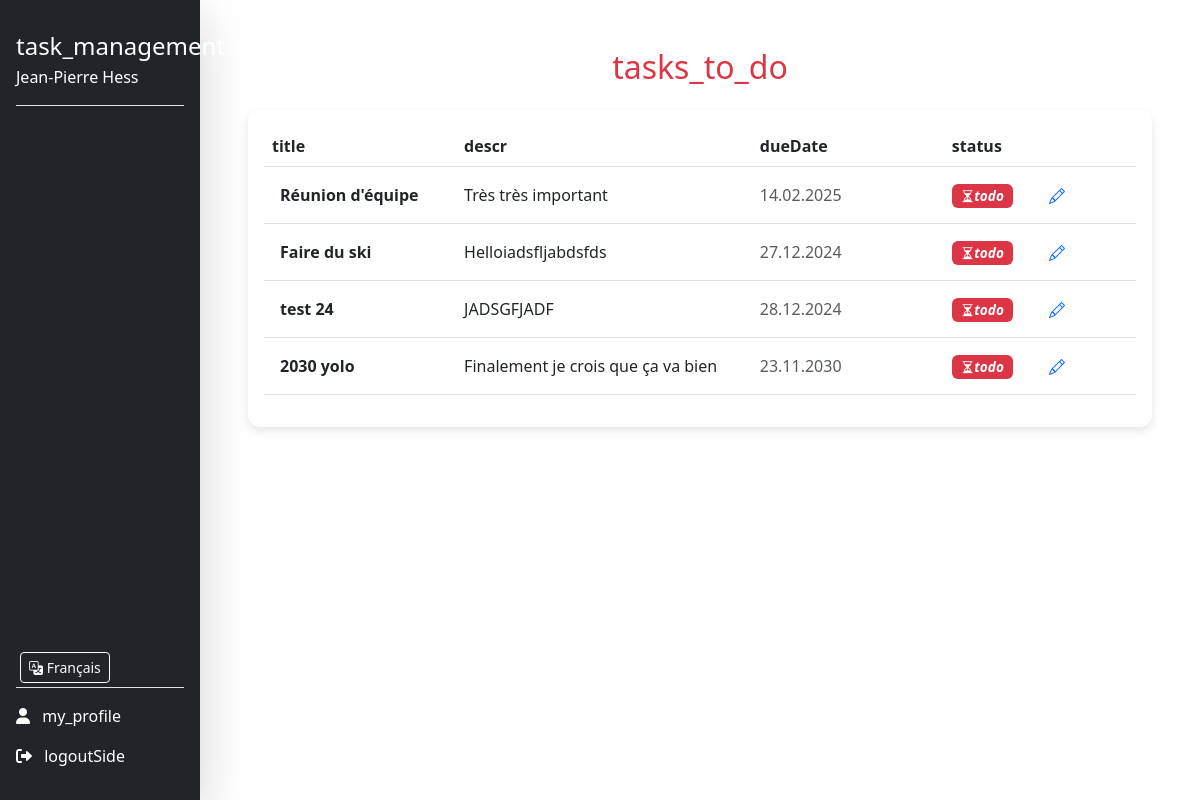
The page /taches_a_faire.php (signed in) on the database as committed earlier.
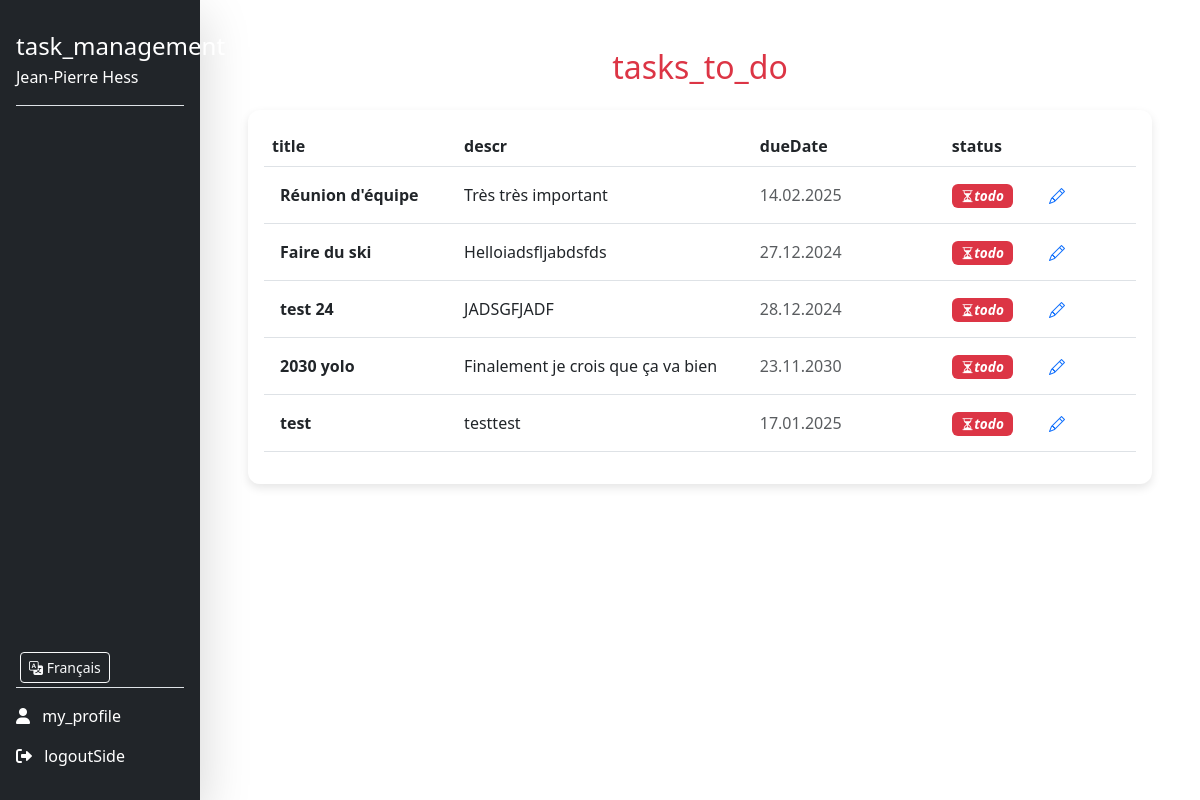
The same page on the database as committed later.
### tables this page shows
CREATE TABLE tasks (
        id INTEGER PRIMARY KEY AUTOINCREMENT,
        userId INTEGER NOT NULL,
        titre TEXT NOT NULL,
        description TEXT DEFAULT NULL,
        dateEcheance DATE DEFAULT NULL,
        statut TEXT CHECK(statut IN ('a_faire', 'en_cours', 'termine')) DEFAULT 'a_faire',
        createdAt TIMESTAMP DEFAULT CURRENT_TIMESTAMP, 
        FOREIGN KEY (userId) REFERENCES users(id) ON DELETE CASCADE
    );

### lang/lang_func.php (called while the page is built, shortened)
<?php
function t($key)
{
    $language = getLanguage();
	$path = realpath(__DIR__);
    $messages = require $path . "/{$language}/messages.php";
    return (array_key_exists($key, $messages))
        ? $messages[$key]
        : $key;
}
function getLanguage($defaultLanguage = 'en')
{
    $language = null;
    if (isset($_GET['lang'])) {
        $language = $_GET['lang'];
    } elseif (isset($_SESSION['LANG'])) {
        $language = $_SESSION['LANG'];
    } else {
        $language = getLanguageFromBrowser($defaultLanguage);
    }
    return $language;
}
function getSupportedLanguages()
{
	$path = getcwd() . DIRECTORY_SEPARATOR . "lang" . DIRECTORY_SEPARATOR;
	$tab = glob($path . "*",GLOB_ONLYDIR);
	for ($i=0; $i<count($tab); $i++){
		$tab[$i] = basename($tab[$i]);
	}
	return $tab;
}

### src/dbManager/DbManagerCRUD.php (called while the page is built, shortened)
<?php
class DbManagerCRUD implements I_ApiCRUD
{
    private $db;
    public function __construct()
    {
        $config = parse_ini_file(__DIR__ . '/../config/db.ini');
        $dsn = $config['dsn'];
        $username = $config['username'];
        $password = $config['password'];
        $this->db = new \PDO($dsn, $username, $password);
    }
    public function getUser(string $email): array
    {
        $sql = "SELECT * FROM users WHERE email = :email;";
        $stmt = $this->db->prepare($sql);
        $stmt->bindParam(':email', $email, \PDO::PARAM_STR);
        try {
            $stmt->execute();
            $donnees = $stmt->fetchAll(\PDO::FETCH_ASSOC);
            $tabUsers = [];
            foreach ($donnees as $donneesUser) {
                $user = new Users(
                    $donneesUser["prenom"],
                    $donneesUser["nom"],
                    $donneesUser["email"],
                    $donneesUser["noTel"],
                    $donneesUser["motDePasse"],
                    $donneesUser["id"]
                );
                $tabUsers[] = $user;
            }
            return $tabUsers;
        } catch (\PDOException $e) {
            error_log("Erreur lors de la récupération des utilisateurs : " . $e->getMessage());
            return [];
        }
    }
    public function getTasksByUserIdAndStatus($userId, $status)
    {
        try {
            $stmt = $this->db->prepare('
            SELECT t.id, t.titre, t.description, t.dateEcheance, t.statut
            FROM tasks t
            JOIN task_users tu ON t.id = tu.taskId
            WHERE tu.userId = :userId AND t.statut = :status
        ');
            $stmt->execute(['userId' => $userId, 'status' => $status]);
            $tasks = [];
            while ($taskData = $stmt->fetch(\PDO::FETCH_ASSOC)) {
                $task = new Task(
                    $taskData['titre'],
                    $taskData['description'],
                    [],
                    $taskData['dateEcheance'],
                    $taskData['statut'],
                    $taskData['id']
                );
                $tasks[] = $task;
            }
            return $tasks;
        } catch (\PDOException $e) {
            throw new \Exception("Erreur lors de la récupération des tâches : " . $e->getMessage());
        }
    }
}

### Includes/functions.php (called while the page is built, shortened)
<?php
function getUserByEmail($email, $dbManager) {
    $userInfoArray = $dbManager->getUser($email);
    return !empty($userInfoArray) ? $userInfoArray[0] : null;
}
function getStatusBadgeClass(string $statut): string
{
    $badgeClasses = [
        'À faire' => 'bg-danger',
        'En cours' => 'bg-warning',
        'Terminé' => 'bg-success',
    ];
    return $badgeClasses[$statut] ?? 'bg-secondary';
}
?>

### src/dbManager/Users.php (called while the page is built, shortened)
<?php
class Users {
    private $id;
    public function __construct(string $prenom, string $nom, string $email, string $noTel, string $motDePasse ,int $id = 0) {
        $this->id = $id;
    }
    public function rendId(): int {
        return (int)$this->id;
    }
}

### src/dbManager/Task.php (called while the page is built, shortened)
<?php
class Task
{
    private $titre;
    private $description;
    private $dateEcheance;
    private $statut;
    public function __construct(
        string $titre,
        string $description = null,
        array $userIds = null,
        string $dateEcheance = null,
        string $statut = 'a_faire',
        int $id = 0,
    ) {
        $this->titre = $titre;
        $this->description = $description;
        $this->dateEcheance = $dateEcheance;
        $this->statut = $statut;
    }
    private function isValidDate(string $date): bool
    {
        $d = DateTime::createFromFormat('Y-m-d', $date);
        return $d && $d->format('Y-m-d') === $date;
    }
    public function rendTitre(): string
    {
        return $this->titre;
    }
    public function rendDescription(): ?string
    {
        return $this->description;
    }
    public function getFormattedDateEcheance(): ?string
    {
        if ($this->dateEcheance) {
            $d = DateTime::createFromFormat('Y-m-d', $this->dateEcheance);
            return $d ? $d->format('d.m.Y') : null;
        }
        return null;
    }
    public function getFormattedStatut(): string
    {
        $statutTraduction = [
            'a_faire' => 'À faire',
            'en_cours' => 'En cours',
            'termine' => 'Terminé',
        ];
        return $statutTraduction[$this->statut] ?? 'Inconnu';
    }
}

### taches_a_faire.php (the view, shortened to what the changed rows need)
<?php
require_once 'includes/functions.php';
require_once('lang' . DIRECTORY_SEPARATOR . 'lang_func.php');
$dbManager = new DbManagerCRUD();
$email = $_SESSION['email_user'];
$userInfo = getUserByEmail($email, $dbManager);
$userId = $userInfo->rendId();
$tachesAFaire = $dbManager->getTasksByUserIdAndStatus($userId, 'a_faire');
?>
<!DOCTYPE html>
<html lang="fr">
<head>
    <link href="https://cdn.jsdelivr.net/npm/bootstrap@5.3.0-alpha3/dist/css/bootstrap.min.css" rel="stylesheet">
    <link href="https://cdn.jsdelivr.net/npm/bootstrap-icons/font/bootstrap-icons.css" rel="stylesheet">
    <link rel="stylesheet" href="style/tab.css">
</head>
<body>
    <div class="d-flex">
        <?php include 'includes/sidebar.php'; ?>
        <div class="main-content ms-auto col-md-9 col-lg-10 p-5">
            <h2 class="text-center mb-4 text-danger"><? echo t('tasks_to_do')?></h2>
            <?php if (empty($tachesAFaire)): ?>
                <div class="alert alert-info mt-4" role="alert">
                    <p><? echo t('noTasks')?></p>
                </div>
            <?php else: ?>
                <div class="table-container p-3 mt-4">
                    <table class="table table-hover align-middle">
                        <thead>
                            <tr>
                                <th scope="col" style="width: 20%;"><? echo t('title')?></th>
                                <th scope="col" style="width: 30%;"><? echo t('descr')?></th>
                                <th scope="col" style="width: 20%;"><? echo t('dueDate')?></th>
                                <th scope="col" style="width: 10%;"><? echo t('status')?></th>
                                <th scope="col" style="width: 10%;"></th>
                            </tr>
                        </thead>
                        <tbody>
                            <?php foreach ($tachesAFaire as $task): ?>
                                <tr>
                                    <td scope="row" class="fw-bold text-dark p-3"><?php echo htmlspecialchars($task->rendTitre()); ?></td>
                                    <td class="text-truncate" style="max-width: 300px;">
                                        <?php echo htmlspecialchars($task->rendDescription()); ?>
                                    </td>
                                    <td class="text-muted"><?php echo htmlspecialchars($task->getFormattedDateEcheance()); ?></td>
                                    <td>
                                        <span class="badge <?php echo getStatusBadgeClass(statut: $task->getFormattedStatut()); ?> me-1">
                                            <i class="bi bi-hourglass-split"><? echo t('todo') ?></i> <?php htmlspecialchars($task->getFormattedStatut()); ?>
                                        </span>
                                    </td>
                                    <td>
                                        <form method="GET" action="task_details.php">
                                            <button type="submit" class="btn btn-link p-0">
                                                <i class="bi bi-pencil" title="Modifier"></i>
                                            </button>
                                        </form>
                                    </td>
                                </tr>
                            <?php endforeach; ?>
                        </tbody>
                    </table>
                </div>
            <?php endif; ?>
        </div>
    </div>
</body>
</html>

Rows that differ between the two databases and show on the page:
added tasks: titre "test", description "testtest", dateEcheance "17.01.2025"
